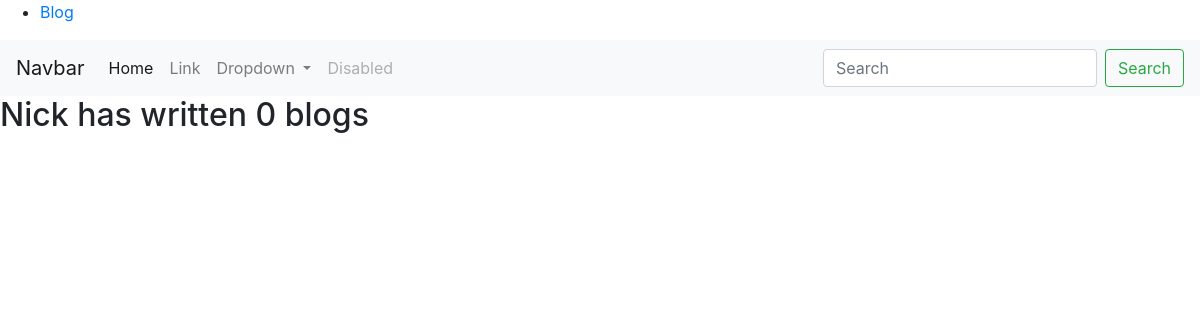
/blog/, run on an earlier commit of the app's database.
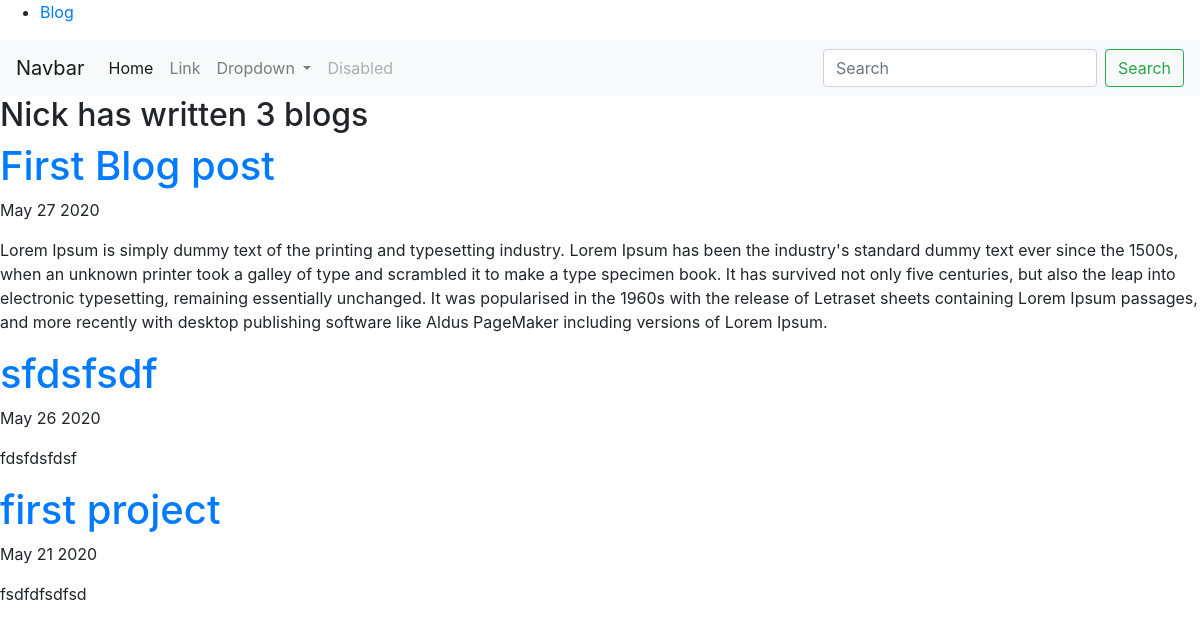
And on a later commit of the database.
### blog/models.py (models this page shows, shortened)
class blog(models.Model):
    title = models.CharField(max_length=200)
    title_url = models.URLField(blank=True)
    date = models.DateField()
    description = models.TextField()

### blog/views.py (the view)
# urls.py: path('', views.all_blogs, name="all_blogs"),
def all_blogs(request):
    blogs = blog.objects.order_by('-date')
    return render(request,"blog/all_blogs.html", {'blogs': blogs})

### blog/templates/blog/all_blogs.html (shortened to what this page needs)
{% extends 'portfolio/base.html' %}
{% block content %}
<h2>Nick has written {{blogs.count}} blog{{ blogs.count |pluralize }} </h2>
{% for blog in blogs %}
    <a href="{% url 'blog:detail' blog.id %}"><h1>{{ blog.title }}</h1> </a>
    <p>{{ blog.date |date:'M d Y' }}</p>
    <p>{{ blog.description }}</p>
{% endfor %}
{% endblock %}

What changed in the data, as far as the page shows it:
added blog: title "First Blog post", date "May 27 2020", description "Lorem Ipsum is simply dummy text of the printing and typesetting industry. Lorem Ipsum has been the industry's standard dummy text ever since the 1500s, when an unknown printer took a galley of type and scrambled it to make a type specimen book. It has survived not only five centuries, but also the leap into electronic typesetting, remaining essentially unchanged. It was popularised in the 1960s with the release of Letraset sheets containing Lorem Ipsum passages, and more recently with desktop publishing software like Aldus PageMaker including versions of Lorem Ipsum."
added blog: title "sfdsfsdf", date "May 26 2020", description "fdsfdsfdsf"
added blog: title "first project", date "May 21 2020", description "fsdfdfsdfsd"
Also different on the page:
{{ blogs.count }}: "0" → "3"
